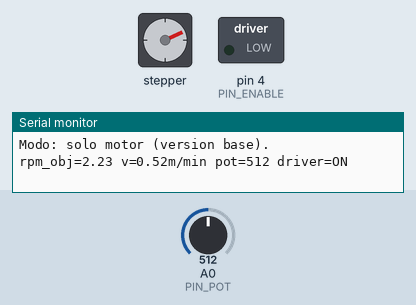
The sketch below on a simulated Arduino Uno, built with avr-gcc and run on an emulated ATmega328P. Parts: stepper motor, switched loads named in the sketch (green lamp = pin HIGH), the last lines printed to the serial monitor. The inputs (shaded band) are chosen by the test bench; at power-on: A0 (PIN_POT) = 512. Stepper angles assume 200 steps per turn.

Above: at 1.0 s.
1.3 s: A0 (PIN_POT) set to 122
At 1.6 s:
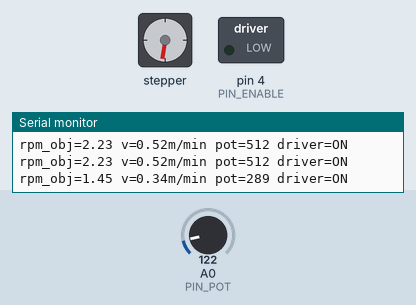
4.3 s: A0 (PIN_POT) set to 0
At 4.92 s:
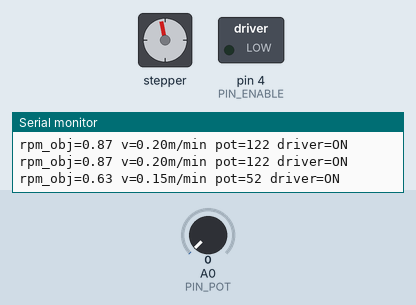
7.3 s: A0 (PIN_POT) set to 13
9.2 s: A0 (PIN_POT) set to 16
At 10.17 s:
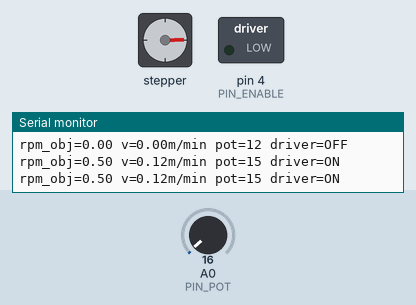
Timing chart, 0 to 19.2 s (numbered marks = the images above; inputs shaded):
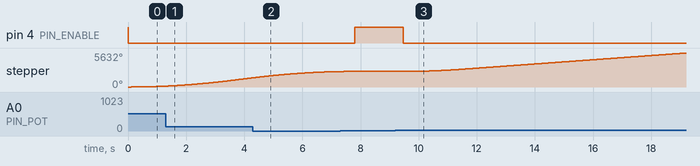

The sketch:

PetFilamento.ino
```cpp
/*
 * PetFilamento.ino
 * ---------------------------------------------------------------------------
 * Firmware para la máquina que convierte tiras de botellas PET en filamento
 * de 1.75 mm. Mecánica: NEMA 17 con reductor de engranajes de módulo 2
 * (60:1, tres etapas) que mueve un tambor de 74 mm de diámetro.
 *
 * VERSIÓN BASE (por defecto): el Arduino Uno solo controla la velocidad del
 * motor NEMA 17 (A4988) según un potenciómetro. La pistola de silicón se
 * enchufa directo y se calienta sola con su PTC, como cualquier pistola.
 *
 * MEJORA OPCIONAL (USAR_TOPE_TEMPERATURA): con un termistor en A1 y un relé
 * en D5, el Uno además actúa como TOPE de seguridad de temperatura: si la
 * boquilla se pasa de TEMP_TOPE_C, activa el relé y corta la pistola.
 * Incluso con la mejora, este firmware NUNCA enciende la pistola ni regula su
 * temperatura (no hay PID). El relé va por el contacto NC: relé desactivado =
 * pistola normal; relé activado = pistola cortada.
 *
 * Estado: SIN PROBAR EN HARDWARE.
 *
 * Placa: Arduino Uno (ATmega328P). Librería: AccelStepper.
 * Sin delay() en todo el código.
 * ---------------------------------------------------------------------------
 */

#include <AccelStepper.h>
#include <math.h>

// ===========================================================================
// OPCIONES DE COMPILACIÓN
// ===========================================================================

// Mejora opcional: tope de seguridad de temperatura (termistor en A1 + relé
// en D5). Desactivada por defecto: la versión base solo controla el motor.
// Actívala SOLO si el termistor y el relé están conectados; si no, A1 queda
// al aire, el firmware lo toma como sensor dañado, entra en FALLA y para el
// motor. Ver "Mejora opcional" en docs/cableado.md y docs/puesta-en-marcha.md.
// #define USAR_TOPE_TEMPERATURA

// Línea de estado por Serial cada 500 ms. Comentar para desactivarla.
// (Con el tope activado, los mensajes de FALLA se envían siempre.)
#define DEBUG_SERIAL

// Watchdog de 2 s. Desactivado por defecto. El Uno con Optiboot lo soporta,
// pero hay que probarlo en banco (sin 110 V) antes de activarlo: algunos
// clones traen otro bootloader y pueden quedar en un bucle de reinicios.
// #define USAR_WATCHDOG

#ifdef USAR_WATCHDOG
#include <avr/wdt.h>
#endif

// ===========================================================================
// CONSTANTES DE CALIBRACIÓN
// Las marcadas con CALIBRAR necesitan una medición antes de usar la máquina.
// Ver docs/puesta-en-marcha.md.
// ===========================================================================

// --- Motor y mecánica -------------------------------------------------------

// Vueltas del MOTOR por cada vuelta del CARRETE (el tambor). Reductor de
// módulo 2 con tres etapas, producto de (dientes conducido / dientes motriz):
//   32/8 x 36/12 x 55/11 = 4 x 3 x 5 = 60
const float RELACION_REDUCCION = 60.0;

// Diámetro del tambor, en mm. Solo se usa para mostrar la velocidad lineal
// por Serial (rpm_carrete x pi x diámetro / 1000 = m/min); no cambia el
// control. Es la velocidad con el tambor vacío: sube al llenarse.
const float DIAMETRO_TAMBOR_MM = 74.0;

// CALIBRAR: velocidad del carrete con el potenciómetro justo encima de la
// zona muerta y al máximo, en rpm del CARRETE. Valores conservadores.
const float VELOCIDAD_MIN_RPM_CARRETE = 0.5;
const float VELOCIDAD_MAX_RPM_CARRETE = 4.0;

// CALIBRAR: aceleración de la rampa propia, en pasos/s² (de micropaso).
const float ACELERACION_PASOS_S2 = 100.0;

// CALIBRAR: invierte el sentido de giro si el carrete enrolla al revés.
const bool DIRECCION_INVERTIDA = false;

// Datos fijos del motor y del driver (no requieren calibración).
const int PASOS_POR_VUELTA_MOTOR = 200;  // NEMA 17, 1.8° por paso
const int MICROPASOS = 2;                // MS1=H, MS2=L, MS3=L -> medio paso (1/2)

// Límite superior fijo para AccelStepper. Se pasa a setMaxSpeed() UNA sola
// vez en setup(); setSpeed() recorta cualquier valor por encima de este.
const float VELOCIDAD_MAX_PASOS_S = 2000.0;

// Por debajo de este valor del ADC filtrado del potenciómetro, motor parado.
const int ZONA_MUERTA_ADC = 15;

// Filtro EMA del potenciómetro (0 < alfa <= 1; más bajo = más suave).
const float ALFA_EMA_POT = 0.1;

#ifdef USAR_TOPE_TEMPERATURA
// Las constantes de termistor, tope y relé solo existen con la mejora activa.

// --- Termistor --------------------------------------------------------------

// CALIBRAR: valor real de la resistencia de 4.7k del divisor (medirla con el
// multímetro y poner aquí lo que marque, en ohmios).
const float R_PULLUP = 4700.0;

// Datos nominales del NTC 100k B3950 (de la hoja de datos).
const float R0_TERMISTOR = 100000.0;  // resistencia a T0, en ohmios
const float T0_TERMISTOR_C = 25.0;    // temperatura de referencia, en °C
const float BETA_TERMISTOR = 3950.0;  // coeficiente Beta, en kelvin

// CALIBRAR: corrección que se suma a la temperatura calculada, en °C.
// Se ajusta comparando con un termómetro de referencia.
const float TEMP_OFFSET_C = 0.0;

// Filtro EMA del termistor.
const float ALFA_EMA_TERMISTOR = 0.1;

// --- Tope de temperatura ----------------------------------------------------

// CALIBRAR: temperatura a la que el relé corta la pistola, en °C. Debe estar
// por encima de la temperatura de trabajo que alcanza la pistola sola.
const float TEMP_TOPE_C = 230.0;

// El relé se suelta cuando T <= TEMP_TOPE_C - TEMP_HISTERESIS_C.
const float TEMP_HISTERESIS_C = 5.0;

// Tiempo mínimo entre un corte y la reactivación de la pistola. Solo aplica
// a REACTIVAR; el corte siempre es inmediato.
const unsigned long TIEMPO_MIN_REACTIVAR_MS = 10000UL;

// Por encima de esta temperatura se asume sensor dañado o falla grave:
// FALLA enclavada.
const float TEMP_FALLA_C = 300.0;

// Límites del ADC filtrado del termistor. Fuera de ellos la lectura no es
// válida: > ADC_ABIERTO = termistor desconectado; < ADC_CORTO = cortocircuito.
const float ADC_ABIERTO = 1015.0;
const float ADC_CORTO = 5.0;

// Evaluaciones seguidas con lectura fuera de rango para entrar en FALLA.
const uint8_t EVALUACIONES_FALLA_SENSOR = 3;

// --- Relé -------------------------------------------------------------------

// CALIBRAR: nivel de la señal que ACTIVA el relé (= corta la pistola).
// La mayoría de módulos de 5 V son activos en bajo, por eso LOW por defecto.
// Comprobarlo con el multímetro (paso 1 de docs/puesta-en-marcha.md).
const uint8_t RELE_NIVEL_ACTIVO = LOW;
const uint8_t RELE_NIVEL_INACTIVO = (RELE_NIVEL_ACTIVO == LOW) ? HIGH : LOW;

const unsigned long PERIODO_TEMPERATURA_MS = 250;   // evaluación del tope
const unsigned long PERIODO_MENSAJE_FALLA_MS = 2000;
#endif  // USAR_TOPE_TEMPERATURA

// --- Tiempos del lazo -------------------------------------------------------

const unsigned long PERIODO_LECTURA_ADC_MS = 25;    // pot (y termistor)
const unsigned long PERIODO_RAMPA_MS = 10;          // rampa de velocidad
const unsigned long PERIODO_SERIAL_MS = 500;        // línea de estado

// ===========================================================================
// PINES (fijos por hardware, no cambiar)
// ===========================================================================

const uint8_t PIN_STEP = 2;    // A4988 STEP
const uint8_t PIN_DIR = 3;     // A4988 DIR (lo maneja AccelStepper)
const uint8_t PIN_ENABLE = 4;  // A4988 ENABLE, activo en bajo, pull-up 10k
const uint8_t PIN_POT = A0;    // cursor del potenciómetro B50K
#ifdef USAR_TOPE_TEMPERATURA
const uint8_t PIN_RELE = 5;    // señal del módulo de relé (mejora opcional)
const uint8_t PIN_NTC = A1;    // divisor del termistor (mejora opcional)
#endif

// ===========================================================================
// ESTADO
// ===========================================================================

AccelStepper motor(AccelStepper::DRIVER, PIN_STEP, PIN_DIR);

// Lecturas filtradas
float adcPotFiltrado = 0.0;
uint8_t ultimoCanalAdc = 0xFF;  // para descartar la 1.ª lectura al cambiar

// Motor
float rpmCarreteObjetivo = 0.0;
float velocidadObjetivoPasosS = 0.0;
float velocidadActualPasosS = 0.0;
bool driverHabilitado = false;

// Falla enclavada. Sin la mejora opcional nunca pasa a true.
bool enFalla = false;

#ifdef USAR_TOPE_TEMPERATURA
// Temperatura y relé
float adcNtcFiltrado = 0.0;
float temperaturaC = NAN;
bool lecturaTermistorValida = false;
bool releActivo = false;           // true = pistola cortada
unsigned long instanteCorteMs = 0;
uint8_t contadorLecturasInvalidas = 0;
const char *motivoFalla = "";
unsigned long ultimaTemperaturaMs = 0;
unsigned long ultimoMensajeFallaMs = 0;
#endif

// Temporizadores
unsigned long ultimoAdcMs = 0;
unsigned long ultimaRampaMs = 0;
unsigned long ultimoSerialMs = 0;

// ===========================================================================
// ADC
// ===========================================================================

// Lee un canal analógico. Si el canal es distinto del anterior, descarta la
// primera conversión: el condensador de muestreo del ADC aún guarda la
// tensión del otro canal y esa lectura sale contaminada.
int leerAdc(uint8_t pin) {
  if (pin != ultimoCanalAdc) {
    analogRead(pin);  // lectura descartada
    ultimoCanalAdc = pin;
  }
  return analogRead(pin);
}

void actualizarLecturas() {
  adcPotFiltrado += ALFA_EMA_POT * ((float)leerAdc(PIN_POT) - adcPotFiltrado);
#ifdef USAR_TOPE_TEMPERATURA
  adcNtcFiltrado += ALFA_EMA_TERMISTOR * ((float)leerAdc(PIN_NTC) - adcNtcFiltrado);
#endif
}

// ===========================================================================
// MOTOR
// ===========================================================================

// Convierte rpm del carrete a pasos (de micropaso) por segundo:
//
//   pasos/s = rpm_carrete x RELACION_REDUCCION x 200 x 2 / 60
//
//   - rpm_carrete x RELACION_REDUCCION = rpm del eje del motor.
//   - x 200: pasos completos por vuelta del NEMA 17.
//   - x 2:   micropasos por paso completo (A4988 en medio paso).
//   - / 60:  de "por minuto" a "por segundo".
//
// Comprobación con los valores actuales:
//   máximo: 4 rpm   -> 4 x 60 x 200 x 2 / 60   = 1600 pasos/s (< 2000, sin recorte)
//   mínimo: 0.5 rpm -> 0.5 x 60 x 200 x 2 / 60 =  200 pasos/s
// Con reducción 60:1, el límite de 2000 pasos/s equivale a 5 rpm de carrete:
// si subes VELOCIDAD_MAX_RPM_CARRETE por encima de 5, se recorta.
float rpmCarreteAPasosS(float rpmCarrete) {
  return rpmCarrete * RELACION_REDUCCION * PASOS_POR_VUELTA_MOTOR * MICROPASOS / 60.0;
}

// Calcula la velocidad objetivo a partir del potenciómetro.
void calcularVelocidadObjetivo() {
  if (enFalla || adcPotFiltrado < ZONA_MUERTA_ADC) {
    rpmCarreteObjetivo = 0.0;
  } else {
    // Mapeo lineal en float desde el borde de la zona muerta hasta 1023.
    float fraccion = (adcPotFiltrado - ZONA_MUERTA_ADC) / (1023.0 - ZONA_MUERTA_ADC);
    if (fraccion > 1.0) fraccion = 1.0;
    rpmCarreteObjetivo = VELOCIDAD_MIN_RPM_CARRETE +
                         fraccion * (VELOCIDAD_MAX_RPM_CARRETE - VELOCIDAD_MIN_RPM_CARRETE);
  }

  velocidadObjetivoPasosS = rpmCarreteAPasosS(rpmCarreteObjetivo);
  if (velocidadObjetivoPasosS > VELOCIDAD_MAX_PASOS_S) {
    velocidadObjetivoPasosS = VELOCIDAD_MAX_PASOS_S;
  }
}

// Rampa propia: acerca la velocidad actual a la objetivo sin pasarla.
void actualizarRampa(unsigned long dtMs) {
  float maxCambio = ACELERACION_PASOS_S2 * (dtMs / 1000.0);
  float diferencia = velocidadObjetivoPasosS - velocidadActualPasosS;

  if (diferencia > maxCambio) {
    velocidadActualPasosS += maxCambio;
  } else if (diferencia < -maxCambio) {
    velocidadActualPasosS -= maxCambio;
  } else {
    velocidadActualPasosS = velocidadObjetivoPasosS;  // llega exacto, sin pasarse
  }

  motor.setSpeed(velocidadActualPasosS);
}

// ENABLE del A4988 (activo en bajo):
//   - LOW solo cuando hay velocidad objetivo mayor que cero.
//   - HIGH de nuevo cuando la rampa terminó de bajar a cero.
void actualizarEnable() {
  if (velocidadObjetivoPasosS > 0.0) {
    if (!driverHabilitado) {
      digitalWrite(PIN_ENABLE, LOW);
      driverHabilitado = true;
    }
  } else if (velocidadActualPasosS <= 0.0) {
    if (driverHabilitado) {
      digitalWrite(PIN_ENABLE, HIGH);
      driverHabilitado = false;
    }
  }
}

// ===========================================================================
// TEMPERATURA Y RELÉ (mejora opcional)
// ===========================================================================

#ifdef USAR_TOPE_TEMPERATURA

// Ecuación Beta:
//   R_termistor = R_PULLUP x ADC / (1023 - ADC)
//   1/T = 1/T0 + ln(R/R0) / B       (T y T0 en kelvin)
// Solo se llama con el ADC dentro de [ADC_CORTO, ADC_ABIERTO].
float adcATemperaturaC(float adc) {
  float rTermistor = R_PULLUP * adc / (1023.0 - adc);
  float t0K = T0_TERMISTOR_C + 273.15;
  float invT = 1.0 / t0K + log(rTermistor / R0_TERMISTOR) / BETA_TERMISTOR;
  return (1.0 / invT) - 273.15 + TEMP_OFFSET_C;
}

void activarRele() {
  digitalWrite(PIN_RELE, RELE_NIVEL_ACTIVO);
  if (!releActivo) {
    releActivo = true;
    instanteCorteMs = millis();
  }
}

void desactivarRele() {
  digitalWrite(PIN_RELE, RELE_NIVEL_INACTIVO);
  releActivo = false;
}

void entrarEnFalla(const char *motivo) {
  if (enFalla) return;
  enFalla = true;
  motivoFalla = motivo;
  activarRele();
  ultimoMensajeFallaMs = millis() - PERIODO_MENSAJE_FALLA_MS;  // avisa ya
}

void evaluarTemperatura() {
  if (enFalla) {
    activarRele();  // la falla es enclavada: solo sale reiniciando el Uno
    return;
  }

  lecturaTermistorValida = (adcNtcFiltrado >= ADC_CORTO && adcNtcFiltrado <= ADC_ABIERTO);

  if (!lecturaTermistorValida) {
    temperaturaC = NAN;
    // Sin lectura fiable se corta la pistola de inmediato, por precaución,
    // aunque la falla enclavada solo se declara tras varias evaluaciones.
    activarRele();
    if (contadorLecturasInvalidas < 255) contadorLecturasInvalidas++;
    if (contadorLecturasInvalidas >= EVALUACIONES_FALLA_SENSOR) {
      entrarEnFalla(adcNtcFiltrado > ADC_ABIERTO ? "termistor abierto o desconectado"
                                                 : "termistor en cortocircuito");
    }
    return;
  }

  contadorLecturasInvalidas = 0;
  temperaturaC = adcATemperaturaC(adcNtcFiltrado);

  if (temperaturaC > TEMP_FALLA_C) {
    entrarEnFalla("temperatura por encima de TEMP_FALLA_C");
    return;
  }

  if (temperaturaC >= TEMP_TOPE_C) {
    activarRele();  // corte inmediato, sin esperas
  } else if (releActivo &&
             temperaturaC <= TEMP_TOPE_C - TEMP_HISTERESIS_C &&
             millis() - instanteCorteMs >= TIEMPO_MIN_REACTIVAR_MS) {
    desactivarRele();  // la pistola vuelve a funcionar con su PTC
  }
}

void imprimirFalla() {
  Serial.print(F("!!! FALLA: "));
  Serial.print(motivoFalla);
  Serial.print(F(" (ADC termistor="));
  Serial.print((int)adcNtcFiltrado);
  Serial.println(F("). Pistola cortada, motor detenido. Reinicia el Uno."));
}
#endif  // USAR_TOPE_TEMPERATURA

// ===========================================================================
// SERIAL
// ===========================================================================

#ifdef DEBUG_SERIAL
void imprimirEstado() {
  Serial.print(F("rpm_obj="));
  Serial.print(rpmCarreteObjetivo, 2);
  Serial.print(F(" v="));
  Serial.print(rpmCarreteObjetivo * PI * DIAMETRO_TAMBOR_MM / 1000.0, 2);
  Serial.print(F("m/min pot="));
  Serial.print((int)adcPotFiltrado);
#ifdef USAR_TOPE_TEMPERATURA
  Serial.print(F(" T="));
  if (lecturaTermistorValida) {
    Serial.print(temperaturaC, 1);
    Serial.print(F("C"));
  } else {
    Serial.print(F("--"));
  }
  Serial.print(F(" rele="));
  Serial.print(releActivo ? F("CORTA") : F("normal"));
#endif
  Serial.print(F(" driver="));
#ifdef USAR_TOPE_TEMPERATURA
  Serial.print(driverHabilitado ? F("ON") : F("OFF"));
  Serial.print(F(" falla="));
  Serial.println(enFalla ? F("SI") : F("NO"));
#else
  Serial.println(driverHabilitado ? F("ON") : F("OFF"));
#endif
}
#endif

// ===========================================================================
// SETUP Y LOOP
// ===========================================================================

void setup() {
#ifdef USAR_WATCHDOG
  MCUSR = 0;
  wdt_disable();
#endif

#ifdef USAR_TOPE_TEMPERATURA
  // Relé: primero el nivel inactivo y después la salida, para que nunca haya
  // un pulso de activación al arrancar.
  digitalWrite(PIN_RELE, RELE_NIVEL_INACTIVO);
  pinMode(PIN_RELE, OUTPUT);
  releActivo = false;
#endif

  // ENABLE: primero HIGH (deshabilitado) y después la salida. El pull-up de
  // 10k ya lo mantiene deshabilitado mientras el pin es entrada.
  digitalWrite(PIN_ENABLE, HIGH);
  pinMode(PIN_ENABLE, OUTPUT);
  driverHabilitado = false;

  // AccelStepper: velocidad máxima fija, UNA sola vez. Nunca setMaxSpeed(0).
  motor.setPinsInverted(DIRECCION_INVERTIDA, false, false);
  motor.setMaxSpeed(VELOCIDAD_MAX_PASOS_S);
  motor.setSpeed(0.0);

  Serial.begin(115200);
  Serial.println(F("PetFilamento iniciado (firmware sin probar en hardware)."));
#ifdef USAR_TOPE_TEMPERATURA
  Serial.println(F("Modo: motor + tope de temperatura (mejora opcional)."));
#else
  Serial.println(F("Modo: solo motor (version base)."));
#endif

  // Siembra los filtros con una lectura real para no arrancar desde 0
  // (un termistor en 0 parecería un cortocircuito).
  adcPotFiltrado = leerAdc(PIN_POT);
#ifdef USAR_TOPE_TEMPERATURA
  adcNtcFiltrado = leerAdc(PIN_NTC);
#endif

  unsigned long ahora = millis();
  ultimoAdcMs = ahora;
  ultimaRampaMs = ahora;
  ultimoSerialMs = ahora;
#ifdef USAR_TOPE_TEMPERATURA
  ultimaTemperaturaMs = ahora;
#endif

#ifdef USAR_WATCHDOG
  wdt_enable(WDTO_2S);
#endif
}

void loop() {
  // Genera los pasos lo más seguido posible.
  motor.runSpeed();

  unsigned long ahora = millis();

  if (ahora - ultimoAdcMs >= PERIODO_LECTURA_ADC_MS) {
    ultimoAdcMs = ahora;
    actualizarLecturas();
  }

#ifdef USAR_TOPE_TEMPERATURA
  if (ahora - ultimaTemperaturaMs >= PERIODO_TEMPERATURA_MS) {
    ultimaTemperaturaMs = ahora;
    evaluarTemperatura();
  }
#endif

  if (ahora - ultimaRampaMs >= PERIODO_RAMPA_MS) {
    unsigned long dt = ahora - ultimaRampaMs;
    ultimaRampaMs = ahora;
    calcularVelocidadObjetivo();
    actualizarEnable();   // habilita antes de empezar a dar pasos
    actualizarRampa(dt);
    actualizarEnable();   // deshabilita en cuanto la rampa llega a cero
  }

#ifdef USAR_TOPE_TEMPERATURA
  if (enFalla && ahora - ultimoMensajeFallaMs >= PERIODO_MENSAJE_FALLA_MS) {
    ultimoMensajeFallaMs = ahora;
    imprimirFalla();
  }
#endif

#ifdef DEBUG_SERIAL
  if (ahora - ultimoSerialMs >= PERIODO_SERIAL_MS) {
    ultimoSerialMs = ahora;
    imprimirEstado();
  }
#endif

#ifdef USAR_WATCHDOG
  wdt_reset();
#endif
}
```

Measured:
- the behaviour switches between 15 and 16 on A0 (PIN_POT) (found by bisection; images 2 and 3)
- after the input at 9.2 s, pin 4 (PIN_ENABLE): HIGH → LOW after 0.27 s; stepper: keeps turning clockwise at about 314°/s, starting after 0.27 s
